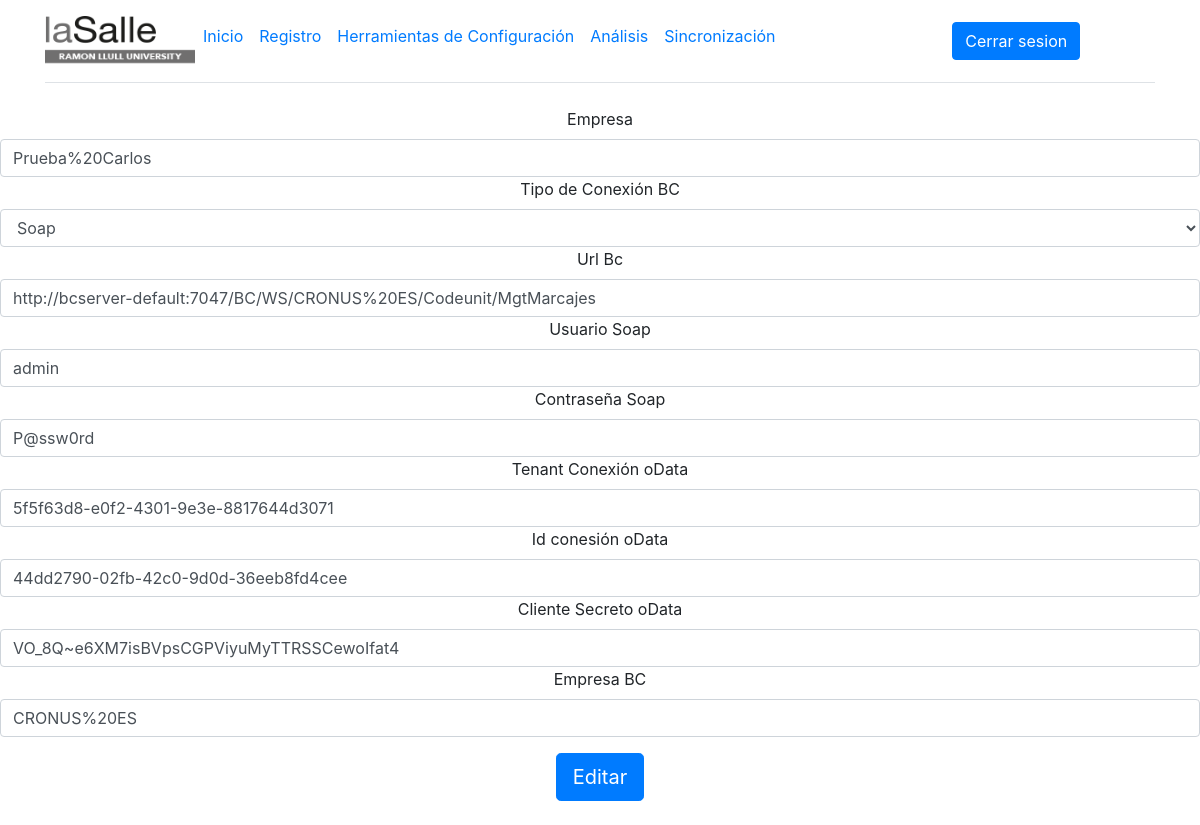
The page /Configuracion (signed in) on the database as committed earlier.
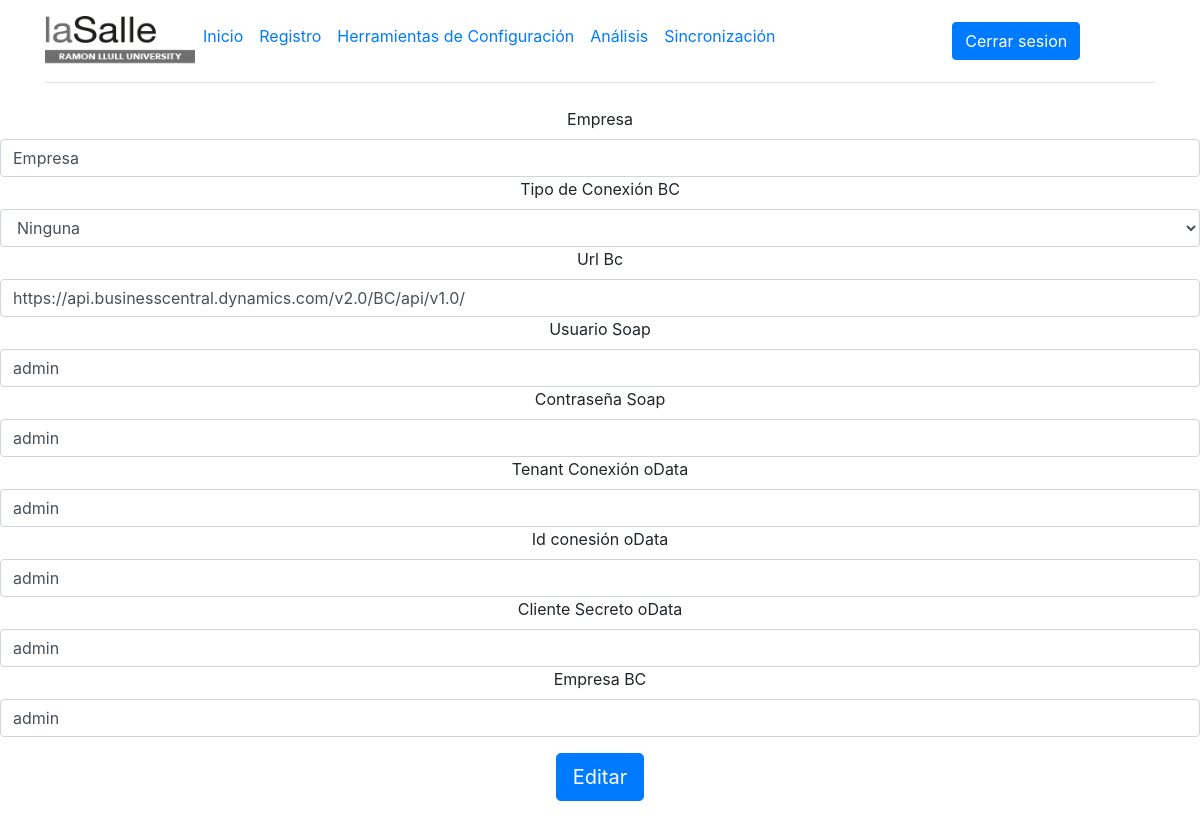
The same page on the database as committed later.
### FlaskPresencia/models.py (models this page shows)
class Config(db.Model):
    id = db.Column(db.Integer, primary_key=True)
    Empresa = db.Column(db.String(250), nullable = False)
    ImgEmpresaBase64 = db.Column(db.String(250), nullable = True)
    ImgEmpresaTipo = db.Column(db.String(250), nullable = True)
    TipoConexionBC = db.Column(db.String(250), nullable = True)
    urlBC = db.Column(db.String(250), nullable = True)
    usuarioSOAP = db.Column(db.String(250), nullable = True)
    passwordSOAP = db.Column(db.String(250), nullable = True)
    tenantBC = db.Column(db.String(250), nullable = True)
    idClienteBC = db.Column(db.String(250), nullable = True)
    secretClienteBC = db.Column(db.String(250), nullable = True)
    empresaBC = db.Column(db.String(250), nullable = True)
    moduloBotTelegram = db.Column(db.Boolean, nullable = True, default=False)
    tokenBotTelegram = db.Column(db.String(250), nullable = True)

### FlaskPresencia/rutas.py (the view, shortened to what this page needs)
@app.route('/Configuracion', methods=['GET', 'POST'])
@login_required
def Configuracion():
    user = User.query.filter_by(username=current_user.username).first()
    if user.rol_admin == True:
        configuracion = Config.query.filter_by(id=0).first()
        if configuracion:
            formulario = FormConfiguacion(formdata=request.form, obj=configuracion)
            return render_template('EditarConfiguracion.html', form=formulario)
        else:
            return redirect(url_for('inicio'))
    else:
        return redirect(url_for('inicio'))

### FlaskPresencia/rutas.py (called while the page is built)
@login_manager.user_loader
def load_user(user_id):
    return User.query.get(int(user_id))

### FlaskPresencia/templates/EditarConfiguracion.html (shortened to what this page needs)
{% extends './base.html' %}
{% block body %}
{% include './nav.html' %}
<form class="form-signin" method="POST" action="">
    <div class="form-group">
    <label for="Empresa">Empresa</label>
    {{ form.Empresa }}
    <label for="TipoConexionBC">Tipo de Conexión BC</label>
    {{ form.TipoConexionBC }}
    <label for="urlBC">Url Bc</label>
    {{ form.urlBC }}
    <label for="usuarioSOAP">Usuario Soap</label>
    {{ form.usuarioSOAP }}
    <label for="passwordSOAP">Contraseña Soap</label>
    {{ form.passwordSOAP }}
    <label for="tenantBC">Tenant Conexión oData</label>
    {{ form.tenantBC }}
    <label for="idClienteBC">Id conesión oData</label>
    {{ form.idClienteBC }}
    <label for="secretClienteBC">Cliente Secreto oData</label>
    {{ form.secretClienteBC }}
    <label for="empresaBC">Empresa  BC</label>
    {{ form.empresaBC }}
    </div>
    <div class="checkbox mb-3">
        <label>
            {{ form.submit }}
        </label>
    </div>
</form>
{% endblock %}

### FlaskPresencia/templates/base.html (shortened to what this page needs)
<!DOCTYPE html>
<html lang="en">
<head>
    <link rel="stylesheet" href="/static/css/bootstrap.min.css">
    <link rel="stylesheet" type="text/css" href="https://cdn.datatables.net/1.13.1/css/jquery.dataTables.css">
</head>
<body class="text-center">
    {% block body %}
    {% endblock %}
</body>
</html>

### FlaskPresencia/templates/nav.html
<div class="container">
    <header class="d-flex flex-wrap align-items-center justify-content-center justify-content-md-between py-3 mb-4 border-bottom">
        <ul class="nav col-12 col-md-auto mb-2 justify-content-center mb-md-0">
            <li>
                <a  href="">
                    <img src="/static/img/logo-salle.png" width="150" height="50" alt="">
                </a>
            </li>
            <li><a href="/inicio" class="nav-link px-2 link-secondary">Inicio</a></li>
            <li><a href="/Registro" class="nav-link px-2 link-dark">Registro</a></li>
            <li><a href="/Herramientas" class="nav-link px-2 link-dark">Herramientas de Configuración</a></li>
            <li><a href="/Analisis" class="nav-link px-2 link-dark">Análisis</a></li>
            <li><a href="/SincroBC" class="nav-link px-2 link-dark">Sincronización</a></li>
        </ul>
        <div class="col-md-3 text-end">
            <button type="button" class="btn btn-primary" onclick="location.href='/logout'">Cerrar sesion</button>
        </div>
    </header>
</div>

Rows that differ between the two databases and show on the page:
changed Config "admin": Empresa "Prueba%20Carlos" → "Empresa"; TipoConexionBC "Soap" → "Ninguna"; urlBC "http://bcserver-default:7047/BC/WS/CRONUS%20ES/Codeunit/MgtMarcajes" → "https://api.businesscentral.dynamics.com/v2.0/BC/api/v1.0/"; passwordSOAP "P@ssw0rd" → "admin"; tenantBC "5f5f63d8-e0f2-4301-9e3e-8817644d3071" → "admin"; idClienteBC "44dd2790-02fb-42c0-9d0d-36eeb8fd4cee" → "admin"; secretClienteBC "VO_8Q~e6XM7isBVpsCGPViyuMyTTRSSCewoIfat4" → "admin"; empresaBC "CRONUS%20ES" → "admin"
